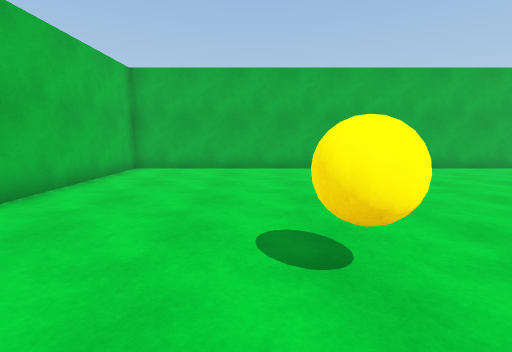
[1] (above)

13 first-person views from a walk through a Unity game level. The camera is 1.3 m above the floor, tilts 8° down and sees 85° across. The floor is counted in squares, 1 m on a side. Each view is taken from the middle of a square. On the plan, view 1 faces up. The plan holds only what a view shows up to about 13 squares ahead; the rest is blank. The place goes on beyond the plan. Door leaves are left out, so doorways stand open.

[2]
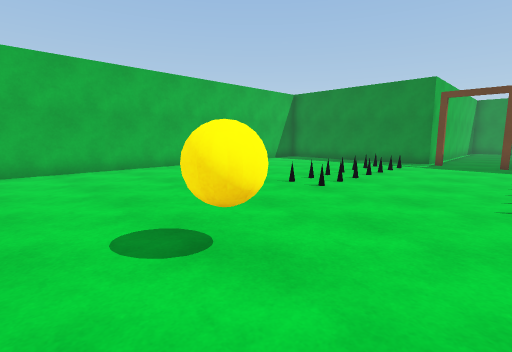

[3]
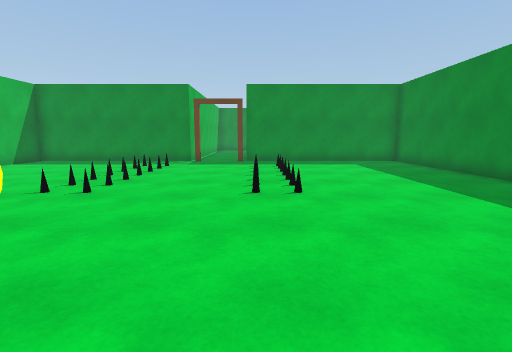

[4]
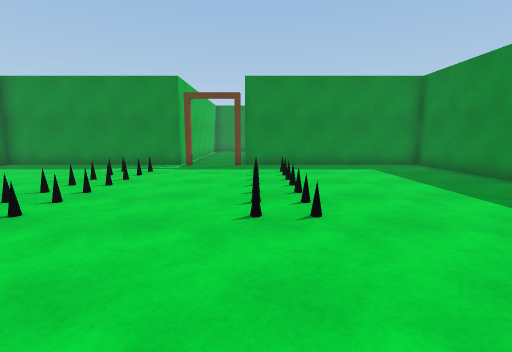

[5]
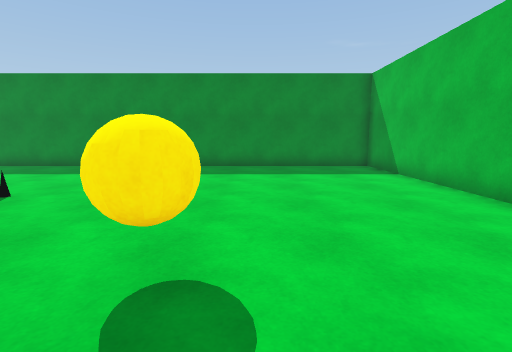

[6]
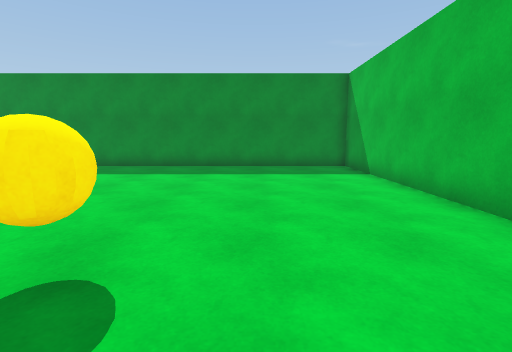

[7]
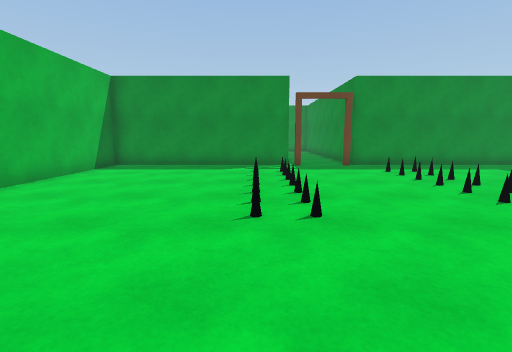

[8]
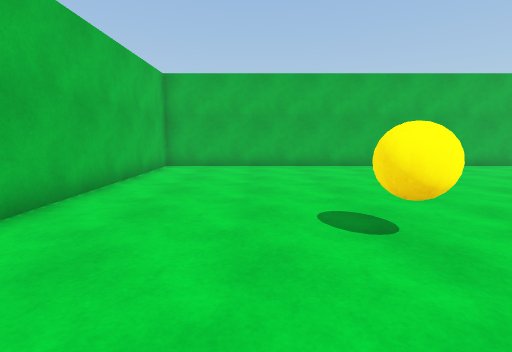

[9]
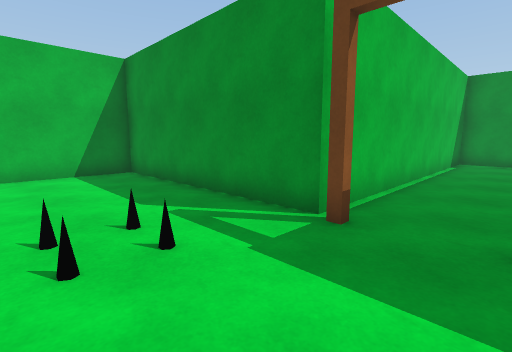

[10]
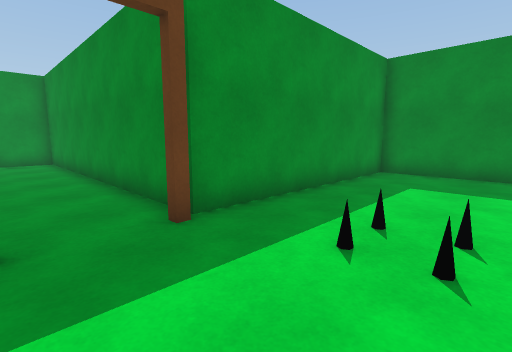

[11]
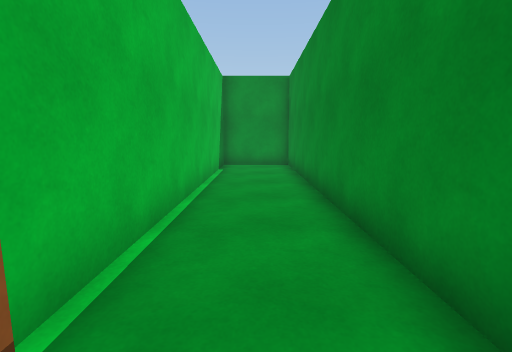

[12]
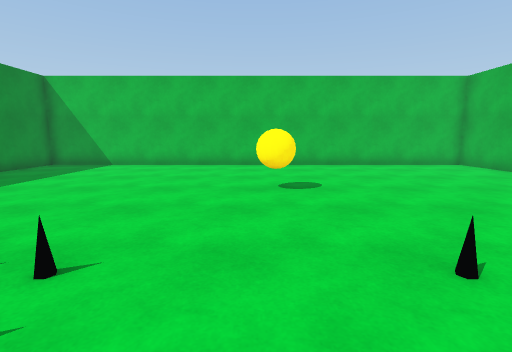

[13]
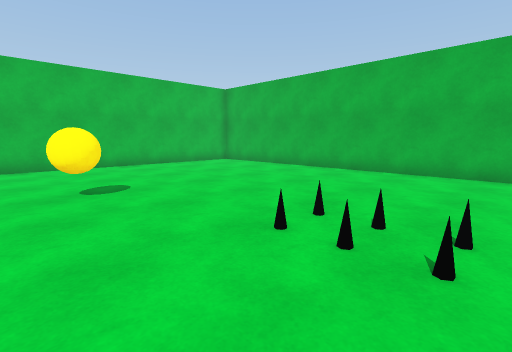

### Floor plan
Key: @ floor where view 1 was taken; # wall or solid block; . floor; D open door; = window, fence, low wall or low ledge; B ball.
Columns run from 5 left of view 1 to 26 right of it. Each row starts with its distance up from view 1.
 12 ####################
 11 #..................#
 10 #..................#
  9 #..................#
  8 #..................#
  7 #..................#
  6 #..................#
  5 #.........=======..#
  4 #.........=======..#############
  3 #.....B............D...........#
  2 #.....B............D...........#
  1 #..................D...........#
  0 #....@....=======..#############
 -1 #.........=======..#
 -2 #..................#
 -3 #..................#
 -4 #..................#
 -5 #..................#
 -6 #..................#
 -7 #..................#
 -8 ####################

Where each view was taken, in squares from view 1:
view 1: 0 up, 0 right, facing up
view 2: 0 up, 1 left, facing up-right
view 3: 0 up, 1 left, facing right
view 4: 0 up, 1 right, facing right
view 5: 5 up, 0 right, facing down
view 6: 5 up, 1 left, facing down
view 7: 5 up, 1 right, facing right
view 8: 1 down, 1 left, facing up
view 9: 1 up, 10 right, facing up-right
view 10: 3 up, 10 right, facing down-right
view 11: 2 up, 13 right, facing right
view 12: 2 up, 8 right, facing left
view 13: 1 up, 8 right, facing up-left
